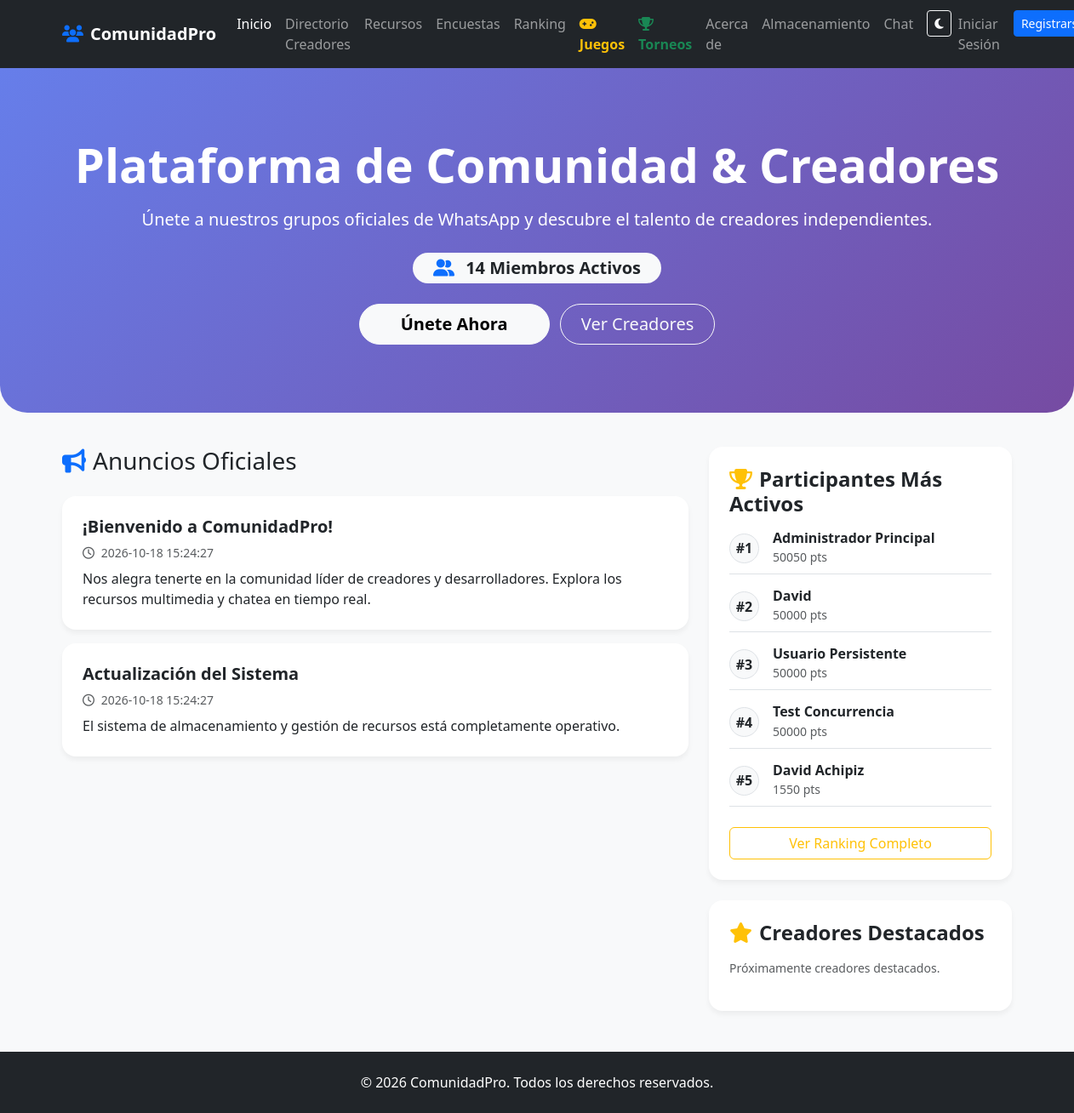
Before: / with the older database file.
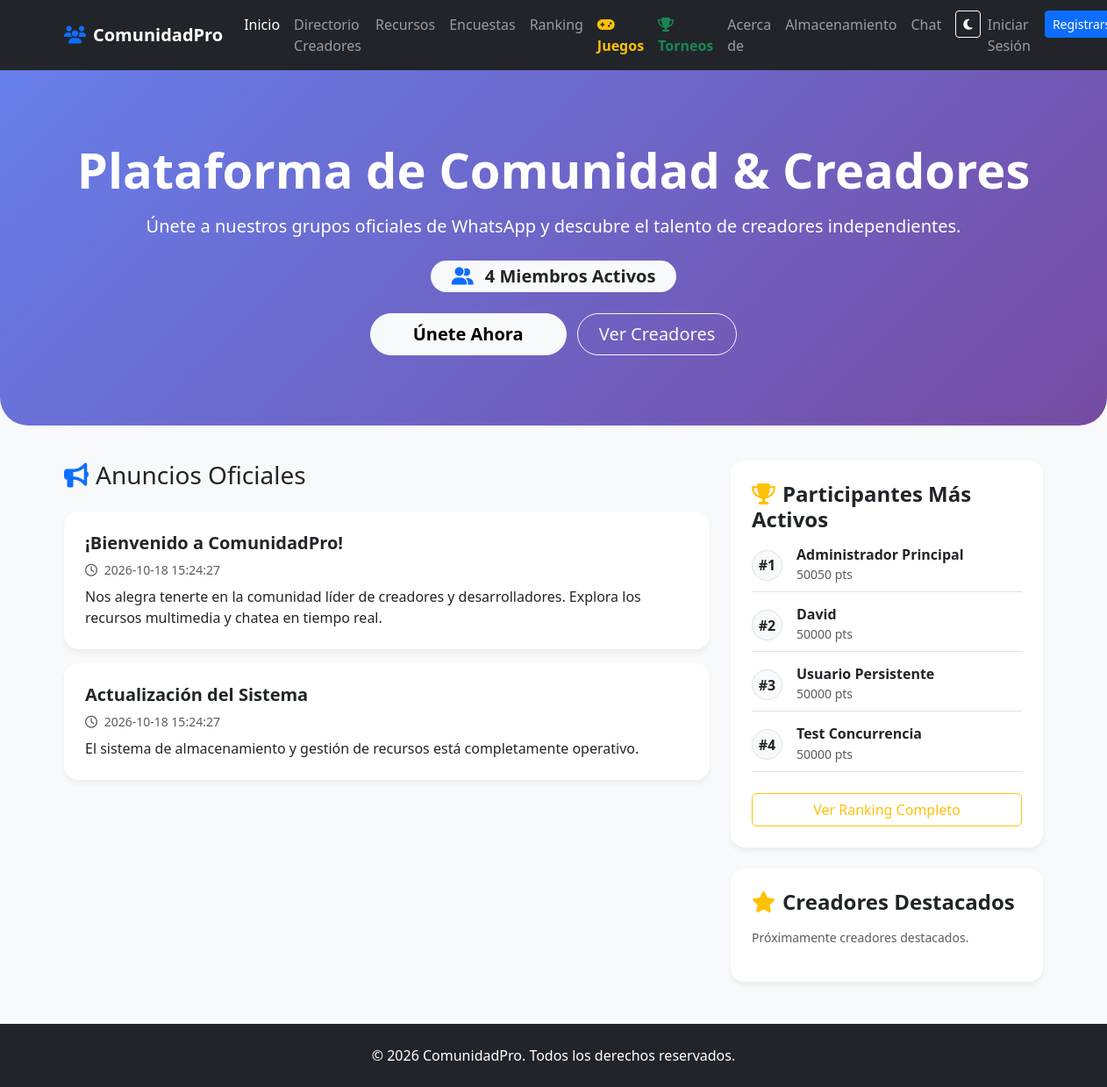
After: the same page with the newer database file.
### tables this page shows
CREATE TABLE anuncios (
            id INTEGER PRIMARY KEY AUTOINCREMENT,
            titulo TEXT NOT NULL,
            contenido TEXT NOT NULL,
            archivo TEXT,
            creado_en TIMESTAMP DEFAULT CURRENT_TIMESTAMP
        );

CREATE TABLE usuarios (
            id INTEGER PRIMARY KEY AUTOINCREMENT,
            nombre TEXT NOT NULL,
            email TEXT UNIQUE NOT NULL,
            password TEXT NOT NULL,
            rol TEXT DEFAULT 'miembro', -- 'admin', 'moderador', 'creador', 'miembro'
            estado TEXT DEFAULT 'activo', -- 'activo', 'suspendido'
            puntos_contribucion INTEGER DEFAULT 0,
            nivel_maximo INTEGER DEFAULT 1,
            creado_en TIMESTAMP DEFAULT CURRENT_TIMESTAMP
        );

### gestor_comunidad.py (the view)
@app.route('/')
def index():
    conn = get_db_connection()
    conn.row_factory = sqlite3.Row
    c = conn.cursor()
    c.execute("SELECT * FROM anuncios ORDER BY creado_en DESC LIMIT 5")
    anuncios = c.fetchall()
    c.execute("SELECT * FROM creadores WHERE estado_aprobacion = 'aprobado'")
    creadores_destacados = c.fetchall()
    c.execute("SELECT COUNT(*) FROM usuarios")
    total_miembros = c.fetchone()[0]
    c.execute("SELECT id, nombre, puntos_contribucion FROM usuarios ORDER BY puntos_contribucion DESC LIMIT 5")
    ranking = c.fetchall()
    c.execute("SELECT * FROM encuestas WHERE activa = 1 ORDER BY creado_en DESC LIMIT 1")
    encuesta_activa = c.fetchone()
    opciones = []
    if encuesta_activa:
        c.execute("SELECT * FROM opciones_encuesta WHERE encuesta_id = ?", (encuesta_activa['id'],))
        opciones = c.fetchall()
    conn.close()
    return render_template('community_index.html', usuario=get_current_user(), anuncios=anuncios, creadores=creadores_destacados, total_miembros=total_miembros, ranking=ranking, encuesta_activa=encuesta_activa, opciones=opciones)

### gestor_comunidad.py (called while the page is built, shortened)
def get_db_connection():
    conn = sqlite3.connect(DB_PATH, timeout=30.0)
    conn.row_factory = sqlite3.Row
    try:
        conn.execute("PRAGMA journal_mode=WAL;")
        conn.execute("PRAGMA synchronous=NORMAL;")
    except Exception:
        pass
    return conn

@app.context_processor
def inject_config():
    try:
        conn = get_db_connection()
        conn.row_factory = sqlite3.Row
        rows = conn.execute("SELECT clave, valor FROM configuracion_plataforma").fetchall()
        conn.close()
        cfg = {row['clave']: row['valor'] for row in rows}
    except Exception:
        cfg = {
            "titulo_plataforma": "ComunidadPro",
            "color_principal": "#667eea",
            "color_secundario": "#764ba2",
            "mensaje_bienvenida": "Únete a nuestros grupos oficiales y descubre talento de creadores independientes.",
            "footer_texto": "ComunidadPro - Todos los derechos reservados 2026",
            "modo_juegos_activo": "1"
        }
    return dict(cfg=cfg)

def get_current_user():
    return None

### templates/community_index.html (shortened to what the changed rows need)
<!DOCTYPE html>
<html lang="es">
<head>
    <link href="https://cdn.jsdelivr.net/npm/bootstrap@5.3.0/dist/css/bootstrap.min.css" rel="stylesheet">
    <link rel="stylesheet" href="https://cdnjs.cloudflare.com/ajax/libs/font-awesome/6.4.0/css/all.min.css">
</head>
<body>
    <div class="hero text-center">
        <div class="container">
            <h1 class="display-4 fw-bold">Plataforma de Comunidad & Creadores</h1>
            <div class="mt-4">
                <span class="badge bg-light text-dark fs-5 px-4 py-2 rounded-pill"><i class="fas fa-user-friends me-2 text-primary"></i> {{ total_miembros }} Miembros Activos</span>
            </div>
        </div>
    </div>
    <div class="container mb-5">
        <div class="row">
            <div class="col-lg-8">
                {% if anuncios %}
                    {% for anuncio in anuncios %}
                        <div class="card mb-3 p-4">
                            <h5 class="fw-bold text-dark">{{ anuncio.titulo }}</h5>
                            <p class="text-muted small mb-2"><i class="far fa-clock me-1"></i> {{ anuncio.creado_en }}</p>
                            <p class="mb-0">{{ anuncio.contenido }}</p>
                        </div>
                    {% endfor %}
                {% else %}
                    <div class="card p-4 text-center text-muted">No hay anuncios publicados por el momento.</div>
                {% endif %}
            </div>
            <div class="col-lg-4">
                <div class="card p-4 bg-white mb-4">
                    {% if ranking %}
                        {% for r in ranking %}
                            <div class="d-flex align-items-center justify-content-between mb-3 pb-2 border-bottom">
                                <div class="d-flex align-items-center">
                                    <div class="bg-light text-dark fw-bold rounded-circle d-flex align-items-center justify-content-center me-3 border" style="width: 35px; height: 35px;">
                                        #{{ loop.index }}
                                    </div>
                                    <div>
                                        <h6 class="mb-0 fw-bold">{{ r.nombre }}</h6>
                                        <small class="text-muted">{{ r.puntos_contribucion }} pts</small>
                                    </div>
                                </div>
                            </div>
                        {% endfor %}
                    {% else %}
                        <p class="text-muted small">Aún no hay puntos registrados.</p>
                    {% endif %}
                </div>
            </div>
        </div>
    </div>
    </body>
</html>

Changed rows visible on the page:
removed usuarios: nombre "David Achipiz", puntos_contribucion "1550"
Other visible differences:
{{ total_miembros }}: "14" → "4"
